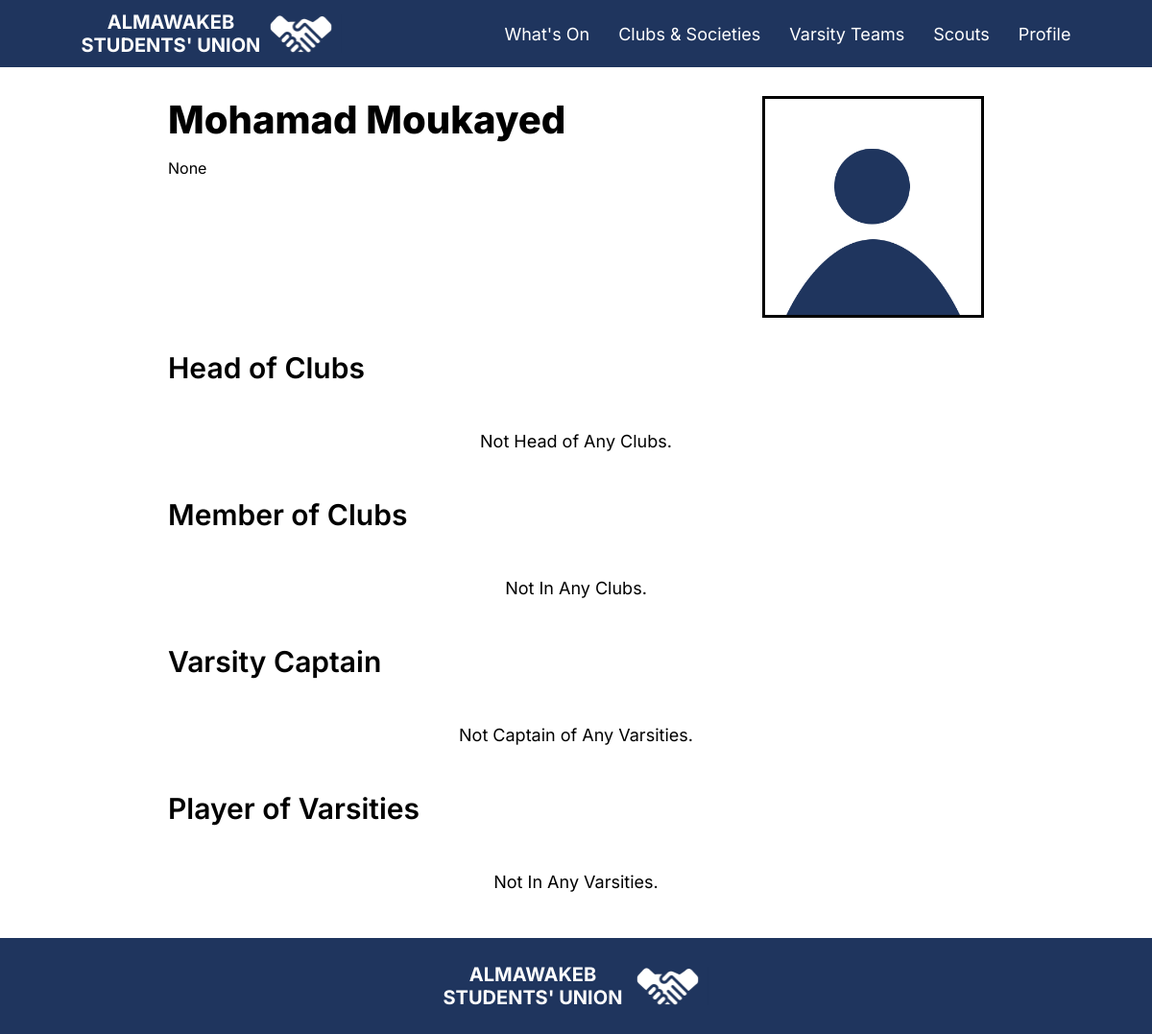
The app's page /Student/Detail/2/, older data.
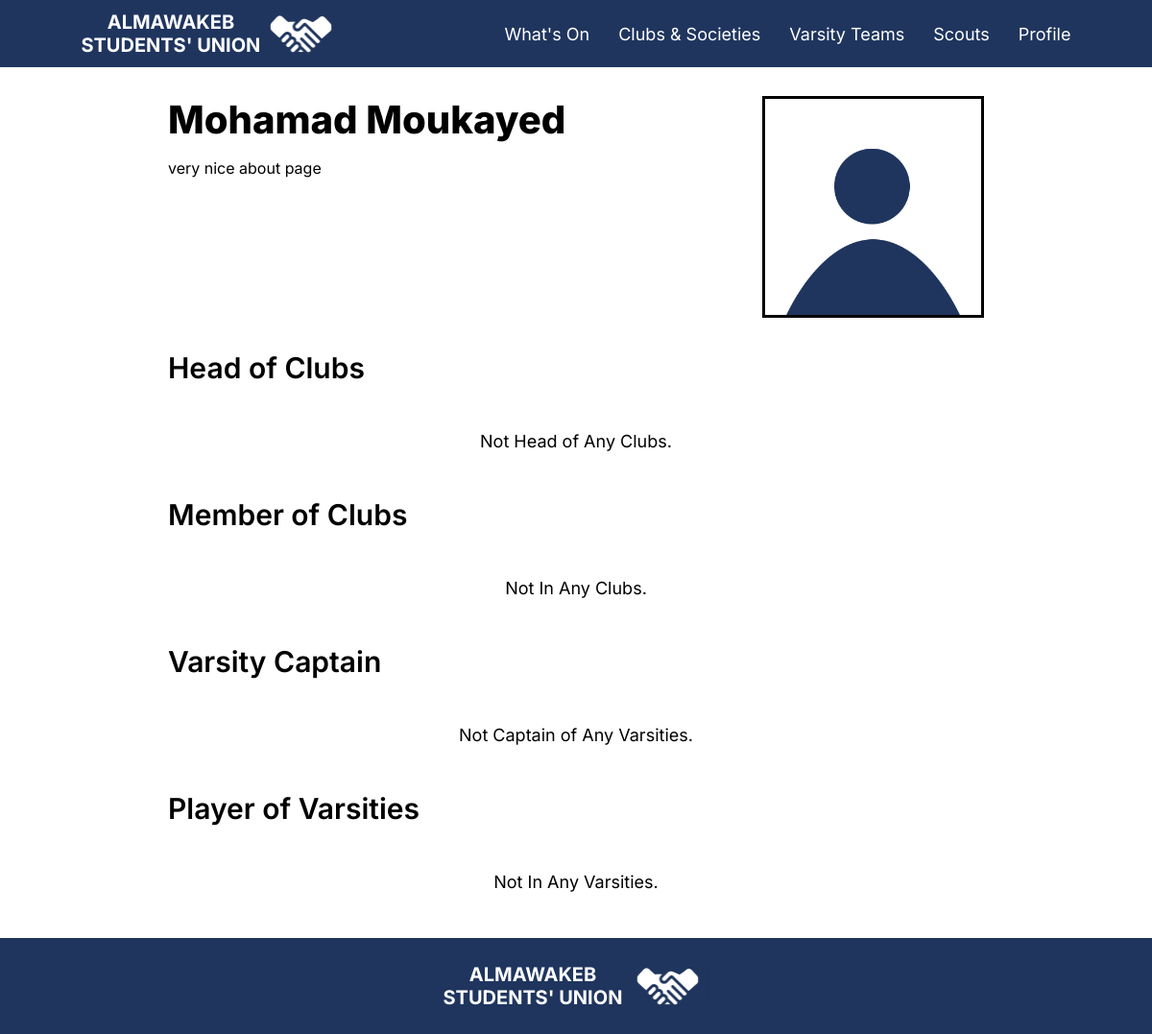
The same page, newer data.
### mainapp/models.py (models this page shows, shortened)
class User(AbstractBaseUser, PermissionsMixin):
    name = models.CharField(max_length=255)
    email = models.EmailField(verbose_name="email", max_length=60, unique=True)
    is_admin = models.BooleanField(default=False)
    is_staff = models.BooleanField(default=False)
    is_active = models.BooleanField(default=True)
    associated_student = models.ForeignKey("Student",null=True, blank=True, on_delete=models.CASCADE)
    associated_faculty = models.ForeignKey("Faculty",null=True, blank=True, on_delete=models.CASCADE)
    associated_clubs = models.ManyToManyField("Club", blank=True,related_name="associated_clubs")
    associated_varsities = models.ManyToManyField("Varsity", blank=True,related_name="associated_varsity")
    objects = UserManager()
    USERNAME_FIELD = 'email'
    REQUIRED_FIELDS = ['name']

class Student(models.Model):
    student_db_id = models.CharField(max_length=20, primary_key=True,help_text="Student ID")
    YEAR_CHOICES = [
        ('FR', 'Freshman'),
        ('SO', 'Sophomore'),
        ('JR', 'Junior'),
        ('SR', 'Senior'),
    ]
    SECTION_CHOICES = [
        ('A', 'A'),
        ('B', 'B'),
        ('C', 'C'),
        ('D', 'D'),
        ('E', 'E'),
        ('F', 'F'),
        ('G', 'G'),
        ('H', 'H'),
        ('I', 'I'),
        ('J', 'J'),
    ]
    year_level = models.IntegerField(blank=True, null=True)
    section = models.CharField(max_length=1, choices=SECTION_CHOICES)
    profile_picture = models.ImageField(upload_to='profiles/', null=True, blank=True, default='default-pfp.png')
    about = models.TextField(blank=True,null=True)
    year_level_title = models.CharField(max_length=10, blank=True)

### mainapp/views.py (the view)
# urls.py: path("Student/Detail/<str:student_id>/", views.Student_Detail, name="student_detail"),
def Student_Detail(request, student_id):
    user = get_object_or_404(User, id=student_id)
    headclubs = []
    for club in Club.objects.all():
        if request.user in club.heads.all():
            headclubs.append(club)
    clubs = []
    for club in Club.objects.all():
        if request.user in club.members.all():
            clubs.append(club)
    varsitiescaptain = []
    for varsity in Varsity.objects.all():
        if request.user in varsity.captains.all():
            varsitiescaptain.append(varsity)
    varsities = []
    for varsity in Varsity.objects.all():
        if request.user in varsity.members.all():
            varsities.append(varsity)
    return render(request, "student_detail.html", {'user': user, 'headclubs': headclubs, 'clubs': clubs, 'varsitiescaptain': varsitiescaptain, 'varsities':varsities})

### templates/student_detail.html (shortened to what this page needs)
{% extends 'Base.html' %}
{% load static %}
{% block content %}
<div>
    <div style="display: flex; justify-content: space-between; flex-direction: row; gap: 100px">
            <div style="display: flex; justify-content: space-between; flex-direction: column; justify-content: flex-start;">
            <p class="pageTitle" style="margin: 0px;">{{ user.name }}</p>
                <div class="articleDescriptionText">
                    <p>{{ user.associated_student.about }}</p>
                </div>
            </div>
            <div>
                <img src="{{ user.associated_student.profile_picture.url }}" style="border: black 3px solid;" alt="{{ user.name }} Logo" class="articleCover">
            </div>
        </div>
        <p class="subtitle">Head of Clubs</p>
        <div class="studentGrid">
            {% for club in headclubs %}
            <div>
                <a href="{% url 'club_detail' club.id %}">
                    <img class="eventCover" style="border: {{ club.color }} 3px solid;" src="{{ club.logo.url }}" alt="Club Cover">
                    <p class="text">{{ club.name }}</p>
                    <p class="aboutText">{{ club.date }}</p>
                </a>
            </div>
            {% empty %}
            <p class="text">Not Head of Any Clubs.</p>
            {% endfor %}
        </div>
        <p class="subtitle">Member of Clubs</p>
        <div class="studentGrid">
            {% for club in clubs %}
            <div>
                <a href="{% url 'club_detail' club.id %}">
                    <img class="eventCover" style="border: {{ club.color }} 3px solid;" src="{{ club.logo.url }}" alt="Club Cover">
                    <p class="text">{{ club.name }}</p>
                    <p class="aboutText">{{ club.date }}</p>
                </a>
            </div>
            {% empty %}
            <p class="text">Not In Any Clubs.</p>
            {% endfor %}
        </div>
        <p class="subtitle">Varsity Captain</p>
        <div class="studentGrid">
            {% for varsity in varsitiescaptain %}
            <div>
                <a href="{% url 'varsity_detail' varsity.id %}">
                    <img class="eventCover" style="border: {{ varsity.color }} 3px solid;" src="{{ varsity.logo.url }}" alt="{{ varsity.name }}">
                    <p class="text">{{ varsity.name }}</p>
                </a>
            </div>
            {% empty %}
            <p class="text">Not Captain of Any Varsities.</p>
            {% endfor %}
        </div>
        <p class="subtitle">Player of Varsities</p>
        <div class="studentGrid">
            {% for varsity in varsities %}
            <div>
                <a href="{% url 'varsity_detail' varsity.id %}">
                    <img class="eventCover" style="border: {{ varsity.color }} 3px solid;" src="{{ varsity.logo.url }}" alt="{{ varsity.name }}">
                    <p class="text">{{ varsity.name }}</p>
                </a>
            </div>
            {% empty %}
            <p class="text">Not In Any Varsities.</p>
            {% endfor %}
        </div>
    </div>
</div>
{% endblock %}

### templates/base.html (shortened to what this page needs)
{% load static %}
<!DOCTYPE html>
<html lang="en">
<head>
    <link rel="stylesheet" href="{% static 'CSS/base.css' %}">
    <link rel="stylesheet" href="{% static 'CSS/fonts.css' %}">
</head>
<body style="margin: 0px;">
    <div class="navBar">
        <div>
            <a style="display: flex; align-items: center;" href="{% url 'home' %}">
                <p class="logoText">ALMAWAKEB<br>STUDENTS' UNION</p>
                <img class="logo" src="{% static '../media/images/su-white-logo.png' %}" alt="SU Logo">
            </a>
        </div>
        <div style="display: flex; align-items: center; gap: 30px;">
            <div class="dropdown">
                <div class="dropbtn navText">What's On</div>
            </div>
            <a href="{% url 'clubs' %}">
                <p class="navText">Clubs & Societies</p>
            </a>
            <a href="{% url 'varsity' %}">
                <p class="navText">Varsity Teams</p>
            </a>
            <a href="{% url 'scouts' %}">
                <p class="navText">Scouts</p>
            </a>
            {% if user.is_authenticated %}
                {% if "profile" in url %}
                <div class="dropdown">
                <p class="dropbtn navText" style="cursor: pointer;" onclick="signOut();">Sign Out</p>
                <div class="dropdown-content" style="margin-left: -60px;">
                    <a href="/profile/User">
                        <p class="navText" style="margin: 0px;">{{ user.name }}</p>
                    </a>
                    {% if user.associated_clubs.count > 0 %}
                    <hr>
                    {% endif %}
                    {% for club in user.associated_clubs.all %}
                    <a href="/profile/Club/{{club.pk}}">
                        <p class="navText" style="margin: 0px;">{{ club.name }}</p>
                    </a>
                    {% endfor %}
                    {% if user.associated_varsities.count > 0 %}
                    <hr>
                    {% endif %}
                    {% for varsity in user.associated_varsities.all %}
                    <a href="/profile/Varsity/{{varsity.pk}}">
                        <p class="navText" style="margin: 0px;">{{ varsity.name }}</p>
                    </a>
                    {% endfor %}
                </div>
                </div>
                {% else %}
                {% if user.associated_clubs is None and user.associated_varsities is None %}
                <a href="/profile/User"><p class="navText" style="cursor: pointer;">Profile</p></a>
                {% else %}
                <div class="dropdown">
                <div class="dropbtn navText">Profile</div>
                </div>
                {% endif %}
                {% endif %}
            {% else %}
                <p class="navText" style="cursor: pointer;" onclick="signIn()">Sign In</p>
                {% comment %} <p class="navText" style="cursor: pointer;" onclick="document.getElementsByClassName('popupBG')[0].hidden = false;">Sign In</p> {% endcomment %}
            {% endif %}
        </div>
    </div>
    <div class="content {% if request.path == "/" %}centerer hirr" style="padding-top:0px;"{% else %}"{% endif %}>
        {% block content %}{% endblock %}
    <div class="footer">
        <p class="logoText">ALMAWAKEB<br>STUDENTS' UNION</p>
        <img class="logo" src="{% static '../media/images/su-white-logo.png' %}" alt="SU Logo">
    </div>
</body>
</html>

### static/CSS/base.css (style rules this page uses)
.navBar { height: 70px; position: relative; background: #1F355E; display: flex; justify-content: space-around; align-items: center; z-index: 20; }
.navText { color: white; font-size: 18px; font-family: Inter; font-weight: 400; }
.content { padding: 30px 175px; }
.footer { display: flex; height: 100px; background: #1F355E; justify-content: center; align-items: center; gap: 5px; }
.logo { width: 85px; height: 40px; }
.logoText { color: white; font-size: 20px; font-family: Inter; font-weight: 700; word-wrap: break-word; text-align: center; }
a { text-decoration: none; }
.pageTitle { color: black; font-size: 40px; font-family: Inter; font-weight: 800; }
.text { color: black; font-size: 18px; font-family: Inter; font-weight: 400; }
.subtitle { color: black; font-size: 30px; font-family: Inter; font-weight: 600; }
.studentGrid { display: grid; grid-gap: 25px; justify-items: center; grid-template-columns: repeat(auto-fit, minmax(200px, 1fr)); }
.articleCover { width: 225px; height: 225px; }
.articleDescriptionText { color: black; font-size: 16px; font-family: Inter; font-weight: 400; }
img { object-fit: contain; }

Row changes from the older to the newer data that the page shows:
changed User "Mohamad Moukayed": associated_student.about "None" → "very nice about page"
